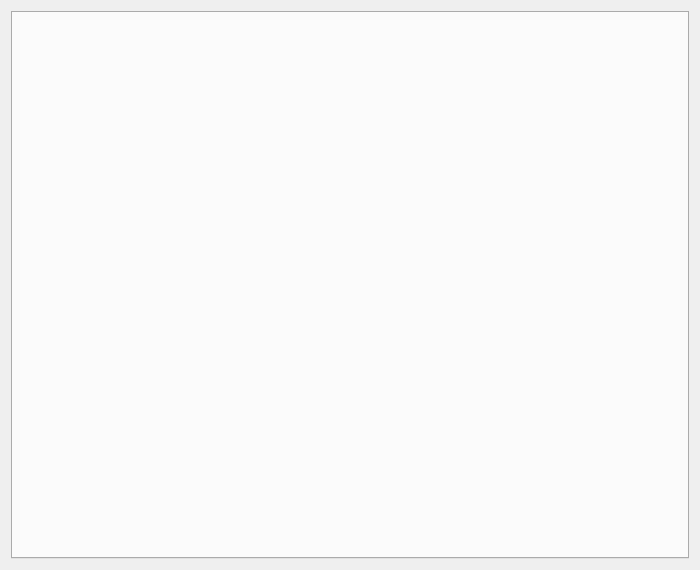
<?xml version="1.0" encoding="UTF-8"?>
<ui version="4.0">
 <class>viewtabs_widget</class>
 <widget class="QWidget" name="viewtabs_widget">
  <property name="geometry">
   <rect>
    <x>0</x>
    <y>0</y>
    <width>700</width>
    <height>570</height>
   </rect>
  </property>
  <property name="windowTitle">
   <string>Form</string>
  </property>
  <layout class="QVBoxLayout" name="verticalLayout">
   <item>
    <widget class="QTabWidget" name="tabWidget">
     <property name="currentIndex">
      <number>-1</number>
     </property>
    </widget>
   </item>
  </layout>
 </widget>
 <resources/>
 <connections/>
</ui>
